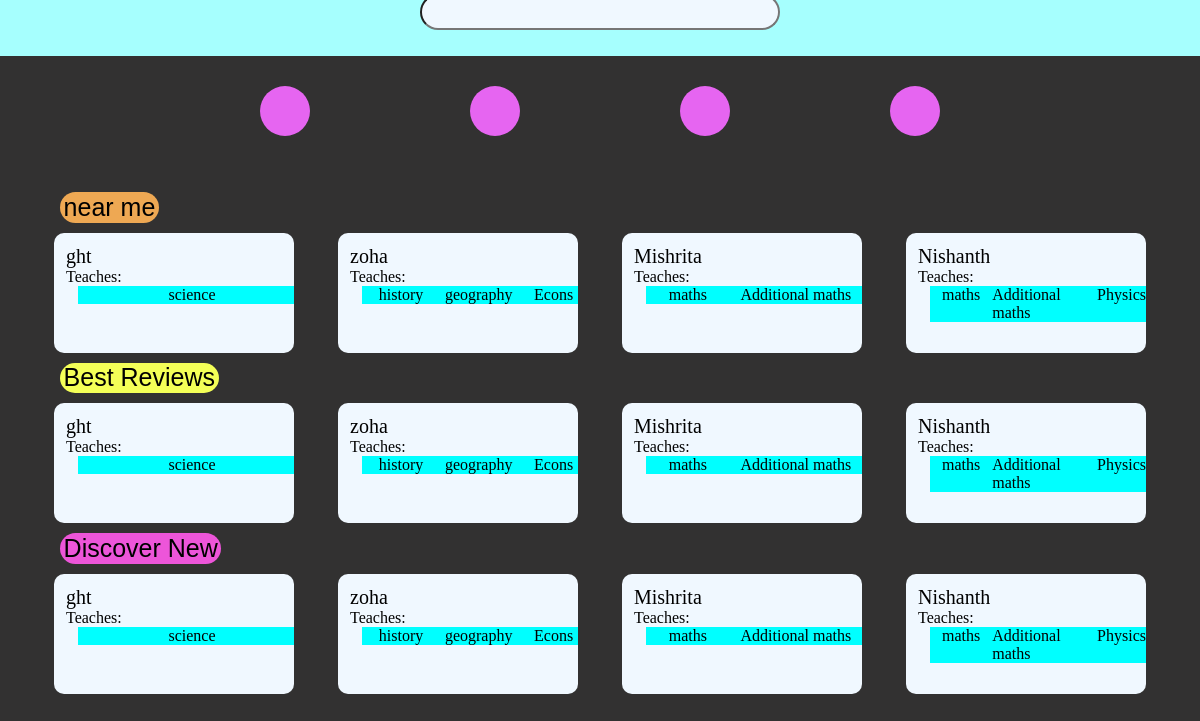
/tutionmatee/, run on an earlier commit of the app's database.
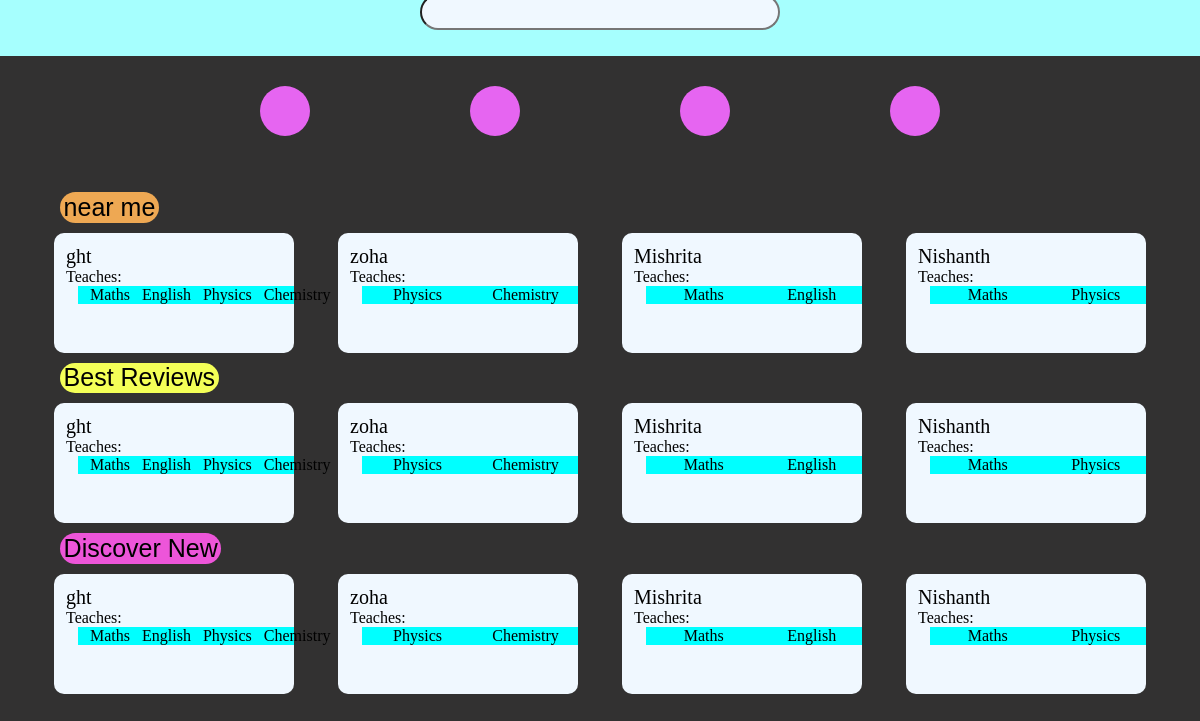
And on a later commit of the database.
### tutionmatee/models.py (models this page shows, shortened)
class teacher(models.Model):
    name = models.CharField(max_length=100)
    subjects = models.ManyToManyField(subjects, related_name="subjects")
    rate_min = models.BigIntegerField(
        null=True, blank=True,
        validators=[MinValueValidator(0), MaxValueValidator(9999)]  # Min value 0, Max value 5000
    )
    rate_max = models.IntegerField(
        null=True, blank=True,
        validators=[MinValueValidator(0), MaxValueValidator(10000)]  # Min value 0, Max value 10000
    )

class subjects(models.Model):
    type = models.CharField(max_length=100)
    def __str__(self):
        return self.type

### tutionmatee/views.py (the view)
# urls.py: path("", views.admin, name = "admin",),
def admin(request):
    return render(request, "tutionmate.html" , {
        "teachers": teacher.objects.all(),
    })

### tutionmatee/templates/tutionmate.html (shortened to what this page needs)
{% load static %}
<!DOCTYPE html>
<html lang="en">
<head>
    <link rel="stylesheet" href="{% static 'css/tutionmate.css' %}">
</head>
<body>
    <div class="toppart">
        <div class="searchspace">
            <div>
            <input class="searchbar" type="search">
            </div>
        </div>
    </div>
    <div class="circles">
        <div class="circle"></div>
        <div class="circle"></div>
        <div class="circle"></div>
        <div class="circle"></div>
    </div>
    <div class="nearme tag">near me</div>
    <div class="displayrows">
    {% for t in teachers %}
    <div class="box">
        <div class="tst name"> {{ t.name }} </div>
        <div class="tst">Teaches:</div>
        <div class="subjects">
            {% for subject in t.subjects.all %}
            <div class="tst subject"> {{ subject }}</div>
            {% endfor %}
        </div>
    </div>
    {% endfor %}
    </div>
    <div class="bestreviews tag">Best Reviews</div>
    <div class="displayrows">
        {% for t in teachers %}
        <div class="box">
            <div class="tst name"> {{ t.name }} </div>
            <div class="tst">Teaches:</div>
            <div class="subjects">
                {% for subject in t.subjects.all %}
                <div class="tst subject"> {{ subject }}</div>
                {% endfor %}
            </div>
        </div>
        {% endfor %}
    </div>
    <div class="Discovernew tag">Discover New</div>
    <div class="displayrows">
        {% for t in teachers %}
        <a href = "{% url 'tutionmate:profile' t.name %}" style="color: inherit; text-decoration: none;" ><div class="box">
            <div class="tst name"> {{ t.name }} </div>
            <div class="tst">Teaches:</div>
            <div class="subjects">
                {% for subject in t.subjects.all %}
                <div class="tst subject"> {{ subject }}</div>
                {% endfor %}
            </div>
        </div></a>
        {% endfor %}
    </div>
</body>
</html>

### tutionmatee/static/css/tutionmate.css (style rules this page uses)
html, body { margin: 0; background-color: rgb(50, 49, 49); height: 150vh; }
.circle { width: 50px; height: 50px; border-radius: 50%; background-color: rgb(230, 101, 241); }
.circles { display: flex; justify-content: space-around; margin-left: 15vw; margin-right: 15vw; padding-bottom: 7vh; padding-top: 2vh; }
.name { font-size: 20px; color: black; margin-top: 1vw; border-bottom: 1vw; }
.tst { margin-left: 1vw; }
.box { width: 20vw; height: 15vh; display: flex; flex-direction: column; border-radius: 10px; background-color: aliceblue; }
.subjects { margin-left: 2vw; display: flex; justify-content: space-around; flex-direction: row; background-color: aqua; }
.displayrows { display: flex; justify-content: space-evenly; flex-direction: row; flex-wrap: wrap; padding: 10px; }
.searchbar { background-color: aliceblue; width: 30vw; height: 3vw; border-radius: 10vw; margin: 5vh ; }
.searchspace { width: 100%; display: flex; justify-content: center; margin-top: -8.5vh; }
.nearme { background-color: rgb(238, 168, 83); }
.bestreviews { background-color: rgb(244, 255, 87); }
.Discovernew { background-color: rgb(237, 85, 217); }
.tag { width: fit-content; padding: 0.1vh 0.3vw 0.1vh 0.3vw; height: auto; border-radius: 20px; font-family: Impact, Haettenschweiler, 'Arial Narrow Bold', sans-serif; margin-left: 5vw; font-size: 25px; }

What changed in the data, as far as the page shows it:
removed subjects: type "science", shown under teacher "ght"
removed subjects: type "history", shown under teacher "zoha"
removed subjects: type "geography", shown under teacher "zoha"
removed subjects: type "Econs", shown under teacher "zoha"
removed subjects: type "Additional maths"
changed teacher "ght": gains subjects (type "English"); gains subjects (type "Maths"); gains subjects (type "Physics")
changed subjects: type "maths" → "Maths"
added subjects: type "Chemistry"
changed teacher "zoha": gains subjects (type "Physics")
changed teacher "Mishrita": gains subjects (type "English")
